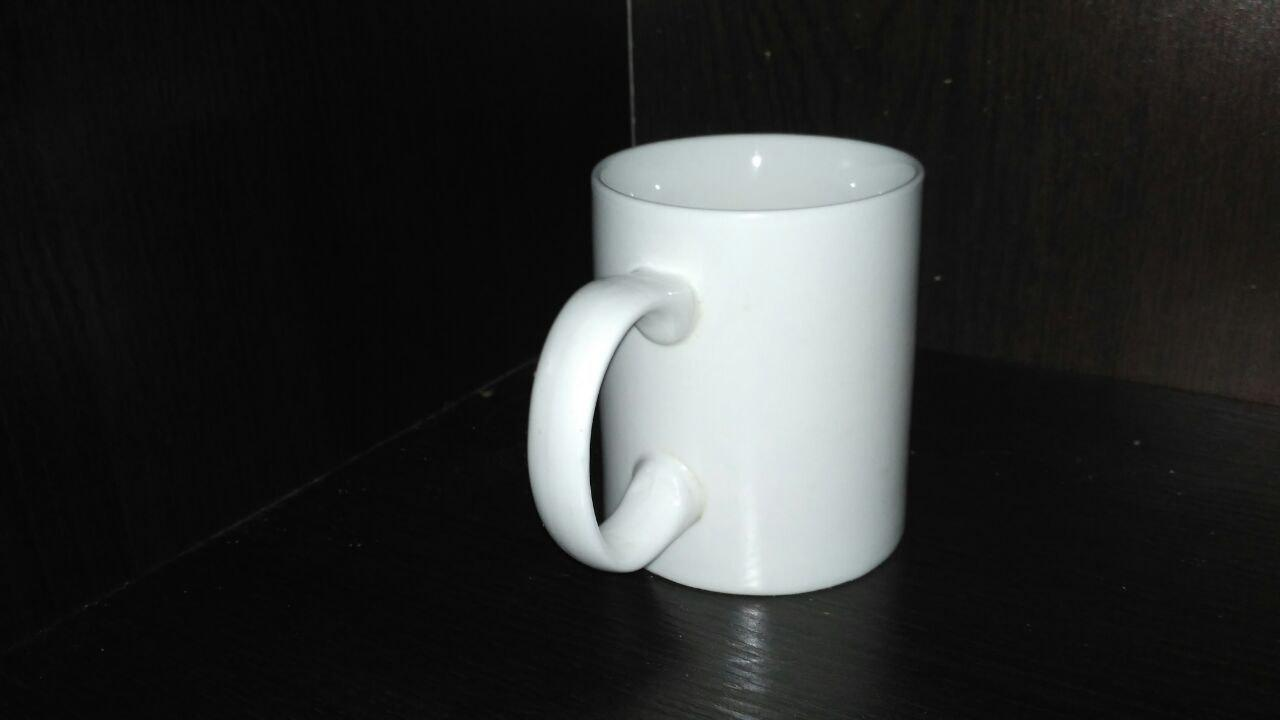
#> input picture cup_on_table.jpeg, 1280 x 720 px
$ python script.py
#> lines starting #> are read from the running program, lines starting #| are printed output that depends on the picture
import cv2
import numpy as np

cd_1=['0', '0', '0']# создание массива для хранения координат 1 вершины
cd_2=['0', '0', '0']# создание массива для хранения координат 2 вершины
cd_3=['0', '0', '0']# создание массива для хранения координат 3 вершины

file_stl = 'new.stl'
file_im = "cup_on_table.jpeg"# путь к изображению
op_stl = open(file_stl, 'w')
op_im = cv2.imread(file_im)
#> op_im is the input picture: shape (720, 1280, 3); mean B, G, R 46.1, 46.6, 45.3

gray = cv2.cvtColor(op_im, cv2.COLOR_BGR2GRAY)#преобразование в чб изображение
blur = cv2.GaussianBlur(gray,(0,0),1)# небольшое размытие для сглажеввания шумов
blur=cv2.resize(blur,(320,240))
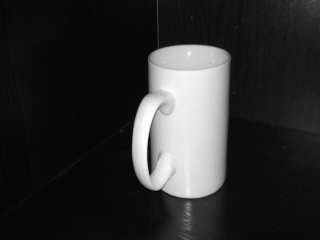
#> blur: shape (240, 320); min 5, max 255, mean 46.3
x=0
y=0
file='STL_project-1.stl'
o_1="\n\t"
o_2="\n\t\t"
o_3="\n\t\t\t"
op_stl.write("solid")
def face_file_stl(cd_1, cd_2, cd_3):
	op_stl.write(o_1+"facet normal 0 0 0")
	op_stl.write(o_2 + "outer loop")
	op_stl.write(o_3 + "vertex " + " ".join(cd_1))#запись в файл координаты 1 вершины
	op_stl.write(o_3 + "vertex " + " ".join(cd_2))#запись в файл координаты 2 вершины
	op_stl.write(o_3 + "vertex " + " ".join(cd_3))#запись в файл координаты 3 вершины
	op_stl.write(o_2 + "endloop \n\tendfacet")

#making the first triangls  for base
for i in range(blur.shape[1]-1):
      cd_1=[str(i),"0","0"]
      cd_3=[str(i+1),str(blur.shape[0]-1),"0"]
      cd_2=[str(i),str(blur.shape[0]-1),"0"]
      face_file_stl(cd_1, cd_2, cd_3)
#making the second triangls  for base
for i in range(blur.shape[1]-1):
      cd_1=[str(i+1),str(blur.shape[0]-1),"0"]
      cd_3=[str(i),"0","0"]
      cd_2=[str(i+1),"0","0"]
      face_file_stl(cd_1, cd_2, cd_3)
#base has done

for i in range(blur.shape[1]):
        if i%30==0:
            print(i)
        for k in range(blur.shape[0]-1):#making the first triangls  for relief
            if i!=blur.shape[1]-1:
                    try:

                        cd_1=[str(i),     str(k),   str(blur[k, i])   ]
                        cd_2=[str(i + 1), str(k),   str(blur[k, i+1]) ]
                        cd_3=[str(i+1),   str(k+1), str(blur[k+1,i+1])]

                    except:
                        print('er')
                    face_file_stl(cd_1, cd_2, cd_3)
			        #for j in range(blur.shape[1]-1):#making the second triangls  for relief
                    try:
                        cd_1=[str(i),  str(k),   str(blur[k, i])    ]
                        cd_2=[str(i+1),str(k+1), str(blur[k+1, i+1])]
                        cd_3=[str(i),  str(k+1), str(blur[k+1,i])   ]
                    except:
                        print('er')
                    face_file_stl(cd_1, cd_2, cd_3)
#relief has done

#making the first triangls  for right side
for i in range(blur.shape[1]):
     if i!=blur.shape[1]-1:
      try:
            cd_1=[str(i),str(blur.shape[0]-1),"0"]
            cd_3=[str(i+1),str(blur.shape[0]-1),str(blur[blur.shape[0]-1, i+1])]
            cd_2=[str(i),str(blur.shape[0]-1),str(blur[blur.shape[0]-1, i])]

      except:
            print("er")
      face_file_stl(cd_1, cd_2, cd_3)

#making the second triangls  for right side
      try:
            cd_1=[str(i),str(blur.shape[0]-1),"0"]
            cd_3=[str(i+1),str(blur.shape[0]-1),"0"]
            cd_2=[str(i+1),str(blur.shape[0]-1),str(blur[blur.shape[0]-1, i+1])]
      except:
            print("er")
      face_file_stl(cd_1, cd_2, cd_3)

     if i!=blur.shape[1]-1:
      try:
            cd_1=[str(i),'0',"0"]
            cd_2=[str(i+1),'0',str(blur[0, i+1])]
            cd_3=[str(i),'0',str(blur[0, i])]

      except:
            print("er")
      face_file_stl(cd_1, cd_2, cd_3)

#making the second triangls  for right side
      try:
            cd_1=[str(i),'0',"0"]
            cd_2=[str(i+1),'0',"0"]
            cd_3=[str(i+1),'0',str(blur[0, i+1])]
      except:
            print("er")
      face_file_stl(cd_1, cd_2, cd_3)
#> this loop made 320 passes
#> (cd_3, cd_2) on pass 29: (['29', '239', '8'], ['28', '239', '8'])
#> cd_2 on passes 1 to 6: ['1', '0', '9'], ['2', '0', '9'], ['3', '0', '9'], ['4', '0', '11'], ['5', '0', '11'], ['6', '0', '7']

for i in range(blur.shape[0]):
   if i!=blur.shape[0]-1:
      try:
            cd_1=['0',str(i),"0"]
            cd_3=['0',str(i+1),str(blur[ i+1,0])]
            cd_2=['0',str(i),str(blur[i,0])]

      except:
            print("er")
      face_file_stl(cd_1, cd_2, cd_3)

#making the second triangls  for right side
      try:
            cd_1=['0',str(i),"0"]
            cd_3=['0',str(i+1),"0"]
            cd_2=['0',str(i+1),str(blur[i+1,0])]
      except:
            print("er")
      face_file_stl(cd_1, cd_2, cd_3)

      try:
            cd_2=[str(blur.shape[1]-1),str(i),"0"]
            cd_3=[str(blur.shape[1]-1),str(i+1),str(blur[ i+1,blur.shape[1]-1])]
            cd_1=[str(blur.shape[1]-1),str(i),str(blur[i,blur.shape[1]-1])]

      except:
            print("er")
      face_file_stl(cd_1, cd_2, cd_3)

#making the second triangls  for right side
      try:
            cd_2=[str(blur.shape[1]-1),str(i),"0"]
            cd_3=[str(blur.shape[1]-1),str(i+1),"0"]
            cd_1=[str(blur.shape[1]-1),str(i+1),str(blur[i+1,blur.shape[1]-1])]
      except:
            print("er")

      face_file_stl(cd_1, cd_2, cd_3)

op_stl.write("\nendsolid" )
op_stl.close()

print('end')
